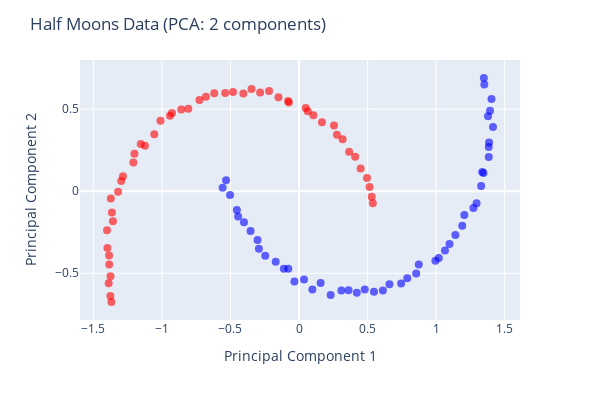

The code cell stored with this chart in its notebook:
### Code cell
# Plotting the transformed data in a two principal component space
figM2 = px.scatter(
    x=dataM[:, 0],
    y=dataM[:, 1],
    color=ym,
    color_continuous_scale='bluered'
)
figM2.update_traces(marker=dict(size=8, opacity=0.6))
figM2.update_layout(
    coloraxis_showscale=False,
    width=600,
    height=400,
    xaxis_title='Principal Component 1',
    yaxis_title='Principal Component 2',
    title='Half Moons Data (PCA: 2 components)'
)
figM2.show()

### Figure 1 — Plotly figure (JSON) as saved in the notebook; plotly's stock layout.template omitted (floating-point values rounded to 4 significant figures)
{"data": [{"hovertemplate": "x=%{x}<br>y=%{y}<br>color=%{marker.color}<extra></extra>", "legendgroup": "", "marker": {"color": [0, 1, 0, 1, 1, 1, 0, 1, 1, 1, 1, 1, 1, 0, 0, 0, 0, 0, 0, 0, 0, 1, 0, 1, 0, 0, 0, 1, 1, 1, 1, 1, 1, 1, 1, 0, 0, 1, 1, 1, 0, 1, 0, 0, 0, 0, 0, 0, 0, 0, 1, 1, 0, 0, 0, 1, 0, 0, 0, 1, 0, 0, 1, 1, 1, 1, 0, 1, 0, 1, 0, 0, 0, 1, 1, 1, 0, 1, 1, 1, 0, 0, 1, 0, 0, 1, 1, 0, 1, 1, 1, 0, 0, 1, 0, 1, 1, 1, 0, 0], "coloraxis": "coloraxis", "opacity": 0.6, "size": 8, "symbol": "circle"}, "mode": "markers", "name": "", "orientation": "v", "showlegend": false, "type": "scatter", "x": [0.7893, -1.284, -0.5032, 0.4097, -0.7261, -1.397, 0.1573, -0.6182, 0.4494, -1.384, 0.4957, -1.4, -0.9264, -0.03334, -0.3029, 1.019, 0.5466, 0.6592, 1.14, -0.2927, 1.386, 0.0635, -0.4535, -0.4816, 1.378, 1.351, -0.3536, -1.368, -1.124, -0.8073, 0.1672, -1.01, -1.365, -0.2835, 0.5301, 0.8544, 0.3086, 0.3653, 0.04902, -0.6788, -0.5571, 0.1047, 1.383, 1.384, -0.4444, 0.09733, 0.2307, 1.345, 1.328, -0.4015, -1.357, 0.255, -0.532, 1.19, 0.8733, 0.5383, -0.1108, 1.205, 0.6116, 0.5143, -0.1701, 1.064, -0.15, 0.3178, -0.9412, -1.208, 1.097, -1.2, 0.03628, -1.372, 0.3612, 0.9947, 1.348, -1.388, -1.376, -0.3466, 0.4214, -1.385, -0.5387, -0.859, 0.7447, 1.295, -1.055, 1.393, 1.336, -0.0794, 0.276, -0.07851, -1.32, -0.4061, -1.297, 1.272, 0.4793, -1.154, -0.2463, -1.375, -0.2186, -0.07403, 1.404, 1.415], "xaxis": "x", "y": [-0.5303, 0.09183, -0.02355, 0.2103, 0.5552, -0.3459, -0.559, 0.5969, 0.1392, -0.4472, 0.08003, -0.2375, 0.4773, -0.5507, -0.2973, -0.4067, -0.6129, -0.5676, -0.2669, -0.351, 0.297, 0.4873, -0.1143, 0.6049, 0.4571, 0.651, -0.2428, -0.675, 0.2776, 0.5022, 0.4206, 0.4292, -0.1303, 0.601, -0.03322, -0.502, -0.6044, 0.2412, 0.5067, 0.5749, 0.0212, 0.4636, 0.2698, 0.2085, -0.154, -0.5983, -0.6317, 0.1103, 0.0322, -0.1898, -0.1827, 0.401, 0.06731, -0.2107, -0.4462, -0.0732, -0.4724, -0.1452, -0.6049, 0.02562, -0.4295, -0.3616, 0.5728, 0.3173, 0.4592, 0.1745, -0.3216, 0.229, -0.5372, -0.04411, -0.6036, -0.4234, 0.6899, -0.5615, -0.6391, 0.6233, -0.6184, -0.3914, 0.5982, 0.4977, -0.5623, -0.07281, 0.3472, 0.4909, 0.1171, 0.5497, 0.3442, -0.4726, -0.003284, 0.5949, 0.06299, -0.1024, -0.5988, 0.288, -0.3933, -0.5185, 0.6113, 0.5409, 0.5618, 0.3911], "yaxis": "y"}], "layout": {"coloraxis": {"colorbar": {"title": {"text": "color"}}, "colorscale": [[0, "rgb(0,0,255)"], [1, "rgb(255,0,0)"]], "showscale": false}, "height": 400, "legend": {"tracegroupgap": 0}, "margin": {"t": 60}, "title": {"text": "Half Moons Data (PCA: 2 components)"}, "width": 600, "xaxis": {"anchor": "y", "domain": [0, 1], "title": {"text": "Principal Component 1"}}, "yaxis": {"anchor": "x", "domain": [0, 1], "title": {"text": "Principal Component 2"}}}}
